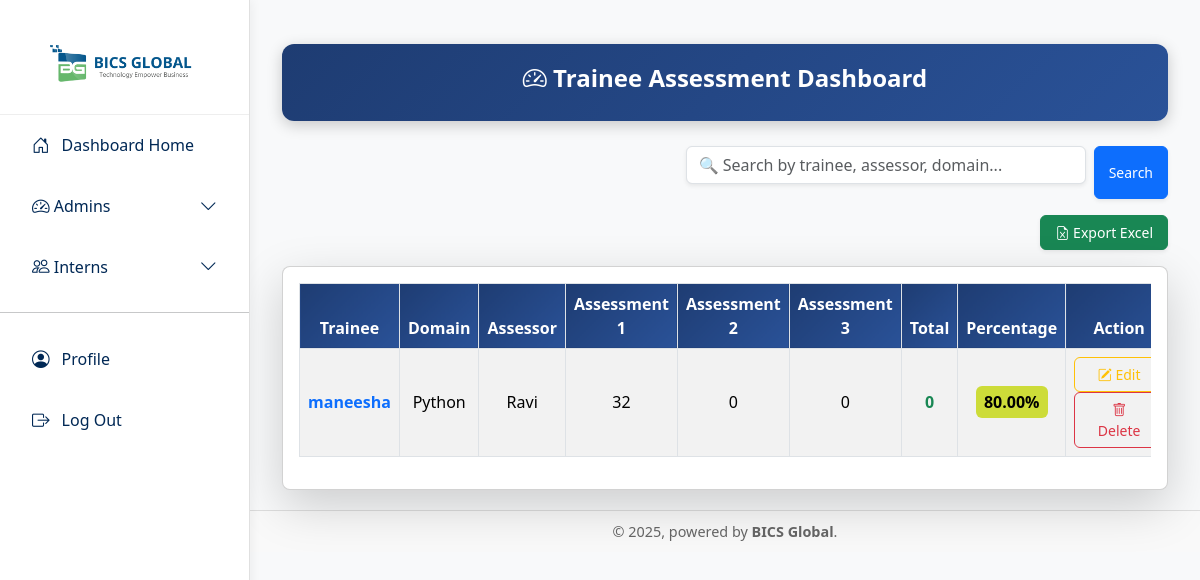
/dashboard/, run on the app's committed database.
### register/models.py (models this page shows, shortened)
class Intern(models.Model):
    GENDER_CHOICES = [
        ('', 'Select Gender'),
        ('Male', 'Male'),
        ('Female', 'Female'),
        ('Other', 'Other')
    ]
    QUALIFICATIONS = [
        ('', 'Select Qualification'),
        ('B.Tech', 'B.Tech'),
        ('MBA', 'MBA'),
        ('Other', 'Other')
    ]
    YEAR_CHOICES = [('', 'Select')] + [(str(i), str(i)) for i in range(1, 5)]
    INTEREST_AREAS = [
        ('', 'Select'),
        ('Web Development', 'Web Development'),
        ('Mobile App Development', 'Mobile App Development'),
        ('Data Science', 'Data Science'),
        ('UI/UX Design', 'UI/UX Design'),
        ('Python', 'Python'),
        ('Full Stack', 'Full Stack'),
        ('DevOps', 'DevOps'),
        ('Networking', 'Networking'),
        ('Linux', 'Linux'),
        ('.NET', '.NET'),
        ('MEAN', 'MEAN'),
        ('MERN', 'MERN'),
        ('PHP', 'PHP'),
        ('Laravel', 'Laravel'),
        ('Drupal', 'Drupal'),
        ('Finance', 'Finance'),
        ('HR', 'HR'),
        ('Digital Marketing', 'Digital Marketing'),
        ('Business Analyst', 'Business Analyst'),
        ('Sales Analyst', 'Sales Analyst'),
        ('Administration', 'Administration')
    ]
    INTERNSHIP_TYPES = [
        ('', 'Select'),
        ('Offline', 'Offline'),
        ('Online', 'Online'),
        ('Hybrid', 'Hybrid')
    ]
    HEARD_FROM_OPTIONS = [
        ('', 'Select'),
        ('BG Employee', 'BG Employee'),
        ('From Google Reviews', 'From Google Reviews'),
        ('Friends', 'Friends'),
        ('Through Social Media', 'Through Social Media'),
        ('Relation', 'Relation'),
        ('Existing Employees', 'Existing Employees')
    ]
    full_name = models.CharField(max_length=100)
    dob = models.DateField()
    gender = models.CharField(max_length=10, choices=GENDER_CHOICES)
    contact = models.CharField(max_length=10)
    email = models.EmailField(unique=True)
    address = models.TextField()
    photo = models.ImageField(upload_to='profile_photos/', blank=True, null=True)
    qualification = models.CharField(max_length=50, choices=QUALIFICATIONS)
    college_name = models.CharField(max_length=100)
    year = models.CharField(max_length=2, choices=YEAR_CHOICES)
    specialization = models.CharField(max_length=100, blank=True)
    contact_person = models.CharField(max_length=100, blank=True)
    area_of_interest = models.CharField(max_length=100, choices=INTEREST_AREAS)
    preferred_start_date = models.DateField()
    duration = models.CharField(max_length=50)
    project_duration = models.CharField(max_length=50, blank=True)
    prior_internship = models.CharField(
        max_length=10,
        choices=[('', 'Select'), ('Yes', 'Yes'), ('No', 'No')]
    )
    past_internship_details = models.TextField(blank=True)
    internship_type = models.CharField(max_length=10, choices=INTERNSHIP_TYPES)
    skills = models.TextField(blank=True)
    bonafide = models.FileField(upload_to='bonafide/')
    linkedin = models.URLField()
    heard_from = models.CharField(max_length=50, choices=HEARD_FROM_OPTIONS, blank=True)

class Assessment(models.Model):
    ASSESSMENT_CHOICES = [
        (1, "Assessment 1"),
        (2, "Assessment 2"),
        (3, "Assessment 3"),
    ]
    MAX_MARKS = 40  # ✅ Each assessment = 40 marks
    id = models.UUIDField(primary_key=True, default=uuid.uuid4, editable=False)
    trainee_name = models.ForeignKey(
        "Intern",
        on_delete=models.CASCADE,
        related_name="assessments"
    )
    domain = models.CharField(max_length=100, choices=Intern.INTEREST_AREAS)  # you can use Intern.INTEREST_AREAS
    assessor_name = models.CharField(max_length=100)
    assessment_date = models.DateField()
    topics = models.TextField()
    assessment_number = models.IntegerField(choices=ASSESSMENT_CHOICES)
    total_marks = models.IntegerField(default=0, null=True, editable=False)
    percentage = models.DecimalField(max_digits=5, decimal_places=2, default=0.0, editable=False)
    created_at = models.DateTimeField(auto_now_add=True)
    modified_at = models.DateTimeField(auto_now=True)

### register/views.py (the view)
# urls.py: path("dashboard/", views.dashboard, name="dashboard"),
def dashboard(request):
    query = request.GET.get('q')
    assessments_queryset = Assessment.objects.all()
    if query:
        assessments_queryset = assessments_queryset.filter(
            Q(trainee_name__full_name__icontains=query) |
            Q(domain__icontains=query) |
            Q(assessor_name__icontains=query)
        )
    groups = assessments_queryset.values("trainee_name__id", "trainee_name__full_name", "domain").distinct()
    data = []
    for g in groups:
        trainee_id = g["trainee_name__id"]
        trainee_name = g["trainee_name__full_name"]
        domain = g["domain"]
        assessments = Assessment.objects.filter(trainee_name_id=trainee_id, domain=domain).order_by("assessment_number")[:3]
        marks_list = [a.total_marks for a in assessments]
        assessors = {a.assessor_name for a in assessments if a.assessor_name}
        total_scored = sum(m for m in marks_list if m is not None)
        no_of_assessments = len([m for m in marks_list if m is not None])
        while len(marks_list) < 3:
            marks_list.append(None)
        max_possible = no_of_assessments * Assessment.MAX_MARKS
        percentage = round((total_scored / max_possible) * 100, 2) if max_possible > 0 else 0
        data.append({
            "trainee_id": trainee_id,
            "trainee": trainee_name,
            "domain": domain,
            "assessor": ", ".join(assessors) if assessors else "-",
            "assessment1": marks_list[0],
            "assessment2": marks_list[1],
            "assessment3": marks_list[2],
            "total_marks": total_scored,
            "percentage": percentage,
        })
    return render(request, "register/dashboard.html", {"data": data})

### register/templates/register/dashboard.html (shortened to what this page needs)
{% extends 'register/base_sidebar.html' %}
{% block content %}
<div class="container mt-4">
    <div class="dashboard-header">
        <h4><i class="bi bi-speedometer2"></i> Trainee Assessment Dashboard</h4>
    </div>
    <form method="GET" class="d-flex mb-3 justify-content-end">
        <input type="text" name="q" class="form-control shadow-sm search-input"
               placeholder="🔍 Search by trainee, assessor, domain..."
               value="{{ request.GET.q }}">
        <button type="submit" class="btn btn-primary ms-2 shadow-sm">Search</button>
    </form>
    <div class="d-flex justify-content-end mb-3">
        <a href="{% url 'export_dashboard_excel' %}" class="btn btn-success shadow-sm">
            <i class="bi bi-file-earmark-excel"></i> Export Excel
        </a>
    </div>
    <div class="card shadow-lg rounded-3">
        <div class="card-body">
            <div class="table-responsive">
                <table id="assessmentTable" class="table table-striped table-hover table-bordered align-middle text-center">
                    <thead>
                        <tr>
                            <th>Trainee</th>
                            <th>Domain</th>
                            <th>Assessor</th>
                            <th>Assessment 1</th>
                            <th>Assessment 2</th>
                            <th>Assessment 3</th>
                            <th>Total</th>
                            <th>Percentage</th>
                            <th>Action</th>
                        </tr>
                    </thead>
                    <tbody>
                        {% for row in data %}
                        <tr>
                            <td>
                                <a href="{% url 'trainee_assessments' row.trainee_id %}"
                                   class="fw-semibold text-decoration-none text-primary">
                                    {{ row.trainee }}
                                </a>
                            </td>
                            <td>{{ row.domain }}</td>
                            <td>{{ row.assessor }}</td>
                            <td>{{ row.assessment1|default:"0" }}</td>
                            <td>{{ row.assessment2|default:"0" }}</td>
                            <td>{{ row.assessment3|default:"0" }}</td>
                            <td><strong class="text-success">{{ row.total|default:"0" }}</strong></td>
                            <td>
                                {% if row.percentage >= 90 %}
                                <span class="perc-badge perc-90">{{ row.percentage|floatformat:2 }}%</span>
                                {% elif row.percentage >= 75 %}
                                <span class="perc-badge perc-75">{{ row.percentage|floatformat:2 }}%</span>
                                {% elif row.percentage >= 50 %}
                                <span class="perc-badge perc-50">{{ row.percentage|floatformat:2 }}%</span>
                                {% else %}
                                <span class="perc-badge perc-0">{{ row.percentage|floatformat:2 }}%</span>
                                {% endif %}
                            </td>
                            <td>
                                {% if row.assessment1 %}
                                <a href="javascript:void(0);"
                                   class="btn btn-sm btn-outline-warning edit-btn action-btn"
                                   data-trainee="{{ row.trainee_id }}"
                                   data-domain="{{ row.domain }}"
                                   data-bs-toggle="modal"
                                   data-bs-target="#assessmentModal">
                                    <i class="bi bi-pencil-square"></i> Edit
                                </a>
                                <a href="{% url 'delete_assessment' row.trainee_id %}" class="btn btn-sm btn-outline-danger action-btn">
                                    <i class="bi bi-trash"></i> Delete
                                </a>
                                {% endif %}
                            </td>
                        </tr>
                        {% empty %}
                        <tr>
                            <td colspan="9" class="text-center text-muted">No trainee data available</td>
                        </tr>
                        {% endfor %}
                    </tbody>
                </table>
            </div>
        </div>
    </div>
</div>
{% endblock %}

### register/templates/register/base_sidebar.html (style rules this page uses)
body { font-family: 'Prompt', sans-serif; background: #f8f9fa; margin: 0; }

### register/templates/register/dashboard.html (style rules this page uses)
body { background-color: #f8f9fa; font-family: 'Segoe UI', sans-serif; }
.dashboard-header { background: linear-gradient(135deg, #1e3c72, #2a5298); color: white; padding: 20px; border-radius: 12px; margin-bottom: 25px; text-align: center; box-shadow: 0px 4px 15px rgba(0, 0, 0, 0.2); }
.dashboard-header h4 { font-weight: bold; }
.table thead th { background: linear-gradient(135deg, #1e3c72, #2a5298); color: white; text-align: center; }
.perc-badge { display: inline-block; min-width: 60px; padding: 4px 8px; border-radius: 6px; font-weight: bold; }
.perc-75 { background-color: #cddc39; color: black; }
.dt-button, .btn { border-radius: 6px !important; padding: 6px 14px !important; font-size: 14px; }
.action-btn { min-width: 90px; text-align: center; }
.search-input { max-width: 400px; margin-bottom: 15px; }

### data on the page
Intern: trainee "maneesha", domain "Python", assessor "Ravi", assessment1 "32", assessment2 "0", assessment3 "0", total "0", percentage "80.00"
